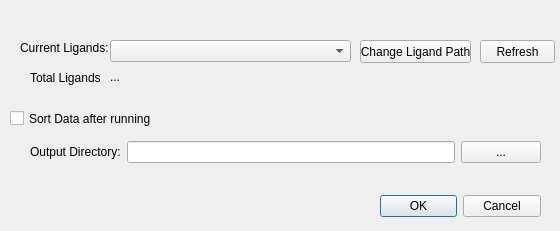
<?xml version="1.0" encoding="UTF-8"?>
<ui version="4.0">
 <class>Dialog</class>
 <widget class="QDialog" name="Dialog">
  <property name="geometry">
   <rect>
    <x>0</x>
    <y>0</y>
    <width>560</width>
    <height>231</height>
   </rect>
  </property>
  <property name="windowTitle">
   <string>Run All Ligands</string>
  </property>
  <widget class="QDialogButtonBox" name="buttonBox">
   <property name="geometry">
    <rect>
     <x>380</x>
     <y>190</y>
     <width>161</width>
     <height>32</height>
    </rect>
   </property>
   <property name="orientation">
    <enum>Qt::Horizontal</enum>
   </property>
   <property name="standardButtons">
    <set>QDialogButtonBox::Cancel|QDialogButtonBox::Ok</set>
   </property>
  </widget>
  <widget class="QLabel" name="total_ligands_label">
   <property name="geometry">
    <rect>
     <x>30</x>
     <y>70</y>
     <width>71</width>
     <height>16</height>
    </rect>
   </property>
   <property name="text">
    <string>Total Ligands:</string>
   </property>
  </widget>
  <widget class="QComboBox" name="ligand_combobox">
   <property name="geometry">
    <rect>
     <x>110</x>
     <y>40</y>
     <width>241</width>
     <height>22</height>
    </rect>
   </property>
  </widget>
  <widget class="QLabel" name="ligand_list_label">
   <property name="geometry">
    <rect>
     <x>20</x>
     <y>40</y>
     <width>91</width>
     <height>16</height>
    </rect>
   </property>
   <property name="text">
    <string>Current Ligands:</string>
   </property>
  </widget>
  <widget class="QLabel" name="total_ligands_output_label">
   <property name="geometry">
    <rect>
     <x>110</x>
     <y>70</y>
     <width>47</width>
     <height>13</height>
    </rect>
   </property>
   <property name="text">
    <string>...</string>
   </property>
  </widget>
  <widget class="QPushButton" name="ligand_path_pushbutton">
   <property name="geometry">
    <rect>
     <x>360</x>
     <y>40</y>
     <width>111</width>
     <height>23</height>
    </rect>
   </property>
   <property name="text">
    <string>Change Ligand Path</string>
   </property>
  </widget>
  <widget class="QCheckBox" name="sort_checkbox">
   <property name="geometry">
    <rect>
     <x>10</x>
     <y>110</y>
     <width>141</width>
     <height>17</height>
    </rect>
   </property>
   <property name="text">
    <string>Sort Data after running</string>
   </property>
   <property name="checked">
    <bool>false</bool>
   </property>
  </widget>
  <widget class="QPushButton" name="ligand_refresh_pushbutton">
   <property name="geometry">
    <rect>
     <x>480</x>
     <y>40</y>
     <width>75</width>
     <height>23</height>
    </rect>
   </property>
   <property name="text">
    <string>Refresh</string>
   </property>
  </widget>
  <widget class="QWidget" name="">
   <property name="geometry">
    <rect>
     <x>30</x>
     <y>140</y>
     <width>511</width>
     <height>25</height>
    </rect>
   </property>
   <layout class="QGridLayout" name="gridLayout">
    <item row="0" column="0">
     <widget class="QLabel" name="output_path_label">
      <property name="text">
       <string>Output Directory:</string>
      </property>
     </widget>
    </item>
    <item row="0" column="1">
     <widget class="QLineEdit" name="output_path_lineedit"/>
    </item>
    <item row="0" column="2">
     <widget class="QPushButton" name="output_path_pushbutton">
      <property name="text">
       <string>...</string>
      </property>
     </widget>
    </item>
   </layout>
  </widget>
 </widget>
 <resources/>
 <connections>
  <connection>
   <sender>buttonBox</sender>
   <signal>accepted()</signal>
   <receiver>Dialog</receiver>
   <slot>accept()</slot>
   <hints>
    <hint type="sourcelabel">
     <x>470</x>
     <y>254</y>
    </hint>
    <hint type="destinationlabel">
     <x>157</x>
     <y>274</y>
    </hint>
   </hints>
  </connection>
  <connection>
   <sender>buttonBox</sender>
   <signal>rejected()</signal>
   <receiver>Dialog</receiver>
   <slot>reject()</slot>
   <hints>
    <hint type="sourcelabel">
     <x>316</x>
     <y>260</y>
    </hint>
    <hint type="destinationlabel">
     <x>286</x>
     <y>274</y>
    </hint>
   </hints>
  </connection>
 </connections>
</ui>
